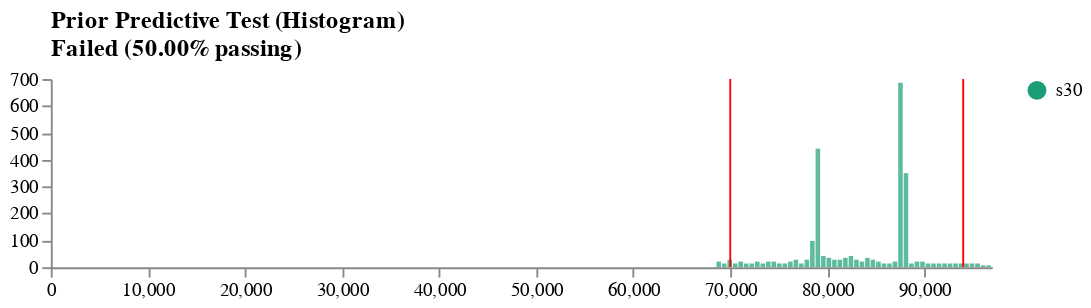

Notebook source saved alongside this figure:
### Code cell
lower, upper = 70_000, 94_000
result, schema = checks.prior_predictive(
                    s30, lower, upper,
                    label="s30",
                    tests=[checks.contains(lower, upper), 
                           checks.contains(lower, upper, .99)])
vega.ipy_display(schema)

### Figure 1 — Vega specification as saved in the notebook (floating-point values rounded to 4 significant figures)
{"$schema": "https://vega.github.io/schema/vega/v5.json", "axes": [{"orient": "bottom", "scale": "xscale", "zindex": 1}, {"orient": "left", "scale": "yscale", "tickCount": 5, "zindex": 1}], "data": [{"name": "binned", "values": [{"bin0": 68580.0, "bin1": 69140.0, "count": 21, "label": "s30"}, {"bin0": 69140.0, "bin1": 69710.0, "count": 17, "label": "s30"}, {"bin0": 69710.0, "bin1": 70280.0, "count": 26, "label": "s30"}, {"bin0": 70280.0, "bin1": 70850.0, "count": 17, "label": "s30"}, {"bin0": 70850.0, "bin1": 71410.0, "count": 21, "label": "s30"}, {"bin0": 71410.0, "bin1": 71980.0, "count": 15, "label": "s30"}, {"bin0": 71980.0, "bin1": 72550.0, "count": 13, "label": "s30"}, {"bin0": 72550.0, "bin1": 73120.0, "count": 19, "label": "s30"}, {"bin0": 73120.0, "bin1": 73680.0, "count": 15, "label": "s30"}, {"bin0": 73680.0, "bin1": 74250.0, "count": 18, "label": "s30"}, {"bin0": 74250.0, "bin1": 74820.0, "count": 20, "label": "s30"}, {"bin0": 74820.0, "bin1": 75390.0, "count": 17, "label": "s30"}, {"bin0": 75390.0, "bin1": 75950.0, "count": 16, "label": "s30"}, {"bin0": 75950.0, "bin1": 76520.0, "count": 23, "label": "s30"}, {"bin0": 76520.0, "bin1": 77090.0, "count": 27, "label": "s30"}, {"bin0": 77090.0, "bin1": 77660.0, "count": 15, "label": "s30"}, {"bin0": 77660.0, "bin1": 78220.0, "count": 29, "label": "s30"}, {"bin0": 78220.0, "bin1": 78790.0, "count": 98, "label": "s30"}, {"bin0": 78790.0, "bin1": 79360.0, "count": 443, "label": "s30"}, {"bin0": 79360.0, "bin1": 79920.0, "count": 39, "label": "s30"}, {"bin0": 79920.0, "bin1": 80490.0, "count": 35, "label": "s30"}, {"bin0": 80490.0, "bin1": 81060.0, "count": 27, "label": "s30"}, {"bin0": 81060.0, "bin1": 81630.0, "count": 30, "label": "s30"}, {"bin0": 81630.0, "bin1": 82190.0, "count": 33, "label": "s30"}, {"bin0": 82190.0, "bin1": 82760.0, "count": 39, "label": "s30"}, {"bin0": 82760.0, "bin1": 83330.0, "count": 31, "label": "s30"}, {"bin0": 83330.0, "bin1": 83900.0, "count": 19, "label": "s30"}, {"bin0": 83900.0, "bin1": 84460.0, "count": 32, "label": "s30"}, {"bin0": 84460.0, "bin1": 85030.0, "count": 28, "label": "s30"}, {"bin0": 85030.0, "bin1": 85600.0, "count": 24, "label": "s30"}, {"bin0": 85600.0, "bin1": 86170.0, "count": 13, "label": "s30"}, {"bin0": 86170.0, "bin1": 86730.0, "count": 13, "label": "s30"}, {"bin0": 86730.0, "bin1": 87300.0, "count": 18, "label": "s30"}, {"bin0": 87300.0, "bin1": 87870.0, "count": 684, "label": "s30"}, {"bin0": 87870.0, "bin1": 88440.0, "count": 351, "label": "s30"}, {"bin0": 88440.0, "bin1": 89000.0, "count": 17, "label": "s30"}, {"bin0": 89000.0, "bin1": 89570.0, "count": 20, "label": "s30"}, {"bin0": 89570.0, "bin1": 90140.0, "count": 24, "label": "s30"}, {"bin0": 90140.0, "bin1": 90710.0, "count": 15, "label": "s30"}, {"bin0": 90710.0, "bin1": 91270.0, "count": 15, "label": "s30"}, {"bin0": 91270.0, "bin1": 91840.0, "count": 14, "label": "s30"}, {"bin0": 91840.0, "bin1": 92410.0, "count": 14, "label": "s30"}, {"bin0": 92410.0, "bin1": 92970.0, "count": 12, "label": "s30"}, {"bin0": 92970.0, "bin1": 93540.0, "count": 11, "label": "s30"}, {"bin0": 93540.0, "bin1": 94110.0, "count": 16, "label": "s30"}, {"bin0": 94110.0, "bin1": 94680.0, "count": 12, "label": "s30"}, {"bin0": 94680.0, "bin1": 95240.0, "count": 15, "label": "s30"}, {"bin0": 95240.0, "bin1": 95810.0, "count": 14, "label": "s30"}, {"bin0": 95810.0, "bin1": 96380.0, "count": 9, "label": "s30"}, {"bin0": 96380.0, "bin1": 96950.0, "count": 6, "label": "s30"}]}, {"name": "xref", "values": [{"value": 70000}, {"value": 94000}]}, {"name": "yref", "values": []}, {"name": "_ranges", "source": ["binned"], "transform": [{"as": ["min", "max"], "fields": ["bin0", "bin1"], "ops": ["min", "max"], "type": "aggregate"}]}], "description": "Histogram for visualizing a univariate distribution using static bins.", "height": 100, "legends": [{"fill": "color"}], "marks": [{"encode": {"hover": {"fill": {"value": "firebrick"}}, "update": {"fill": {"field": "label", "scale": "color"}, "opacity": {"value": 0.7}, "tooltip": {"field": "count"}, "x": {"field": "bin0", "scale": "xscale"}, "x2": {"field": "bin1", "offset": -0.5, "scale": "xscale"}, "y": {"field": "count", "scale": "yscale"}, "y2": {"scale": "yscale", "value": 0}}}, "from": {"data": "binned"}, "name": "bins", "type": "rect"}, {"clip": true, "encode": {"enter": {"stroke": {"value": "red"}}, "update": {"opacity": {"value": 1}, "x": {"field": "value", "scale": "xscale"}, "y": {"signal": "height"}, "y2": {"value": 0}}}, "from": {"data": "xref"}, "name": "x_highlights", "type": "rule"}, {"clip": true, "encode": {"enter": {"stroke": {"value": "red"}}, "update": {"opacity": {"value": 1}, "x": {"signal": "width"}, "x2": {"value": 0}, "y": {"field": "count", "scale": "yscale"}}}, "from": {"data": "yref"}, "name": "y_highlights", "type": "rule"}], "padding": 5, "scales": [{"domain": {"data": "_ranges", "fields": ["min", "max"]}, "name": "xscale", "range": "width", "type": "linear"}, {"domain": {"data": "binned", "field": "count"}, "name": "yscale", "nice": true, "range": "height", "round": true, "type": "linear", "zero": true}, {"domain": {"data": "binned", "field": "label"}, "name": "color", "range": {"scheme": "dark2"}, "type": "ordinal"}], "title": {"anchor": "start", "frame": "group", "orient": "top", "text": ["Prior Predictive Test (Histogram)", "Failed (50.00% passing)"]}, "width": 500}
